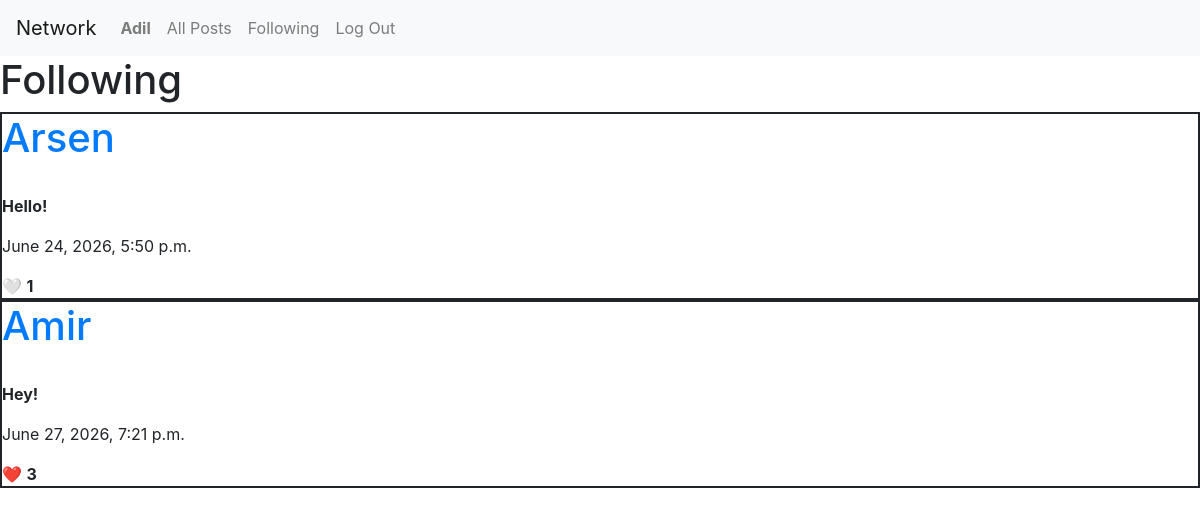
Page /following (signed in) on the committed database.
### network/models.py (models this page shows)
class User(AbstractUser):
    pass

class Post (models.Model):
    post_content = models.CharField(max_length=1000)
    timestamp = models.DateTimeField(auto_now=True)
    user = models.ForeignKey(User, on_delete=models.SET_NULL, null=True, related_name='posts')

### network/views.py (the view)
# urls.py: path("following", views.following, name="following"),
def following(request):
    follow = Follow.objects.filter(follower = request.user).values_list('following', flat=True)
    if follow:
        users = User.objects.filter(id__in= follow)
        all_posts = []
        for user in users:
            all_posts.extend(user.posts.all())
        page_obj = pagination(request, all_posts)
        following = True # user has followings
    else:
        following = False
        page_obj = ''   #page is empty because user does not have any following
    return render(request, "network/following.html", {
        'page_obj': page_obj,
        'check_follow': following,
        "check_like": check_like(request)
    })

### network/views.py (called while the page is built)
def pagination(request, posts):
    paginator = Paginator(posts, 10) # 10 posts on each page
    if request.GET.get('page')!='' and request.GET.get('page')!=None:
        page_number = int(request.GET.get('page'))
    else:
        page_number = 1
    return paginator.get_page(page_number) # all posts on that page

def check_like(request):
    if request.user.is_authenticated:
        user = Like.objects.filter(user = request.user)
        return [i.post for i in user]
    return None

### network/templates/network/following.html (shortened to what this page needs)
{% extends 'network/layout.html' %}
{% block head %}
{% load static %}
{% endblock %}
{% block body %}
<h1>Following</h1>
{% if check_follow %}
{% include "network/code.html" %}
{% else %}
<h1>No followings</h1>
{% endif %}
{% endblock %}

### network/templates/network/layout.html (shortened to what this page needs)
{% load static %}
<!DOCTYPE html>
<html lang="en">
    <head>
        <link rel="stylesheet" href="https://stackpath.bootstrapcdn.com/bootstrap/4.4.1/css/bootstrap.min.css">
        <link href="{% static 'network/styles.css' %}" rel="stylesheet">
    </head>
    <body>
        <nav class="navbar navbar-expand-lg navbar-light bg-light">
            <a class="navbar-brand" href="#">Network</a>
            <div>
              <ul class="navbar-nav mr-auto">
                {% if user.is_authenticated %}
                    <li class="nav-item">
                        <a class="nav-link" href="{% url 'profile' user.id %}"><strong>{{ user.username }}</strong></a>
                    </li>
                {% endif %}
                <li class="nav-item">
                  <a class="nav-link" href="{% url 'index' %}">All Posts</a>
                </li>
                {% if user.is_authenticated %}
                    <li class="nav-item">
                        <a class="nav-link" href="{% url 'following' %}">Following</a>
                    </li>
                    <li class="nav-item">
                        <a class="nav-link" href="{% url 'logout' %}">Log Out</a>
                    </li>
                {% endif %}
              </ul>
            </div>
          </nav>
        <div class="body">
            {% block body %}
            {% endblock %}
        </div>
    </body>
</html>

### network/templates/network/code.html (shortened to what this page needs)
<div id="allposts">
    {% for obj in page_obj %}
    <div style="border: solid 2px;">
        <h1><a href="{% url 'profile' obj.user.id %}">{{obj.user}}</a></h1> <br>
        <p><b data-id="{{obj.id}}">{{obj.post_content}}</b></p>
        <p>{{obj.timestamp}}</p>
        {% if obj in check_like and check_like %}
            <span class="red">❤️</span>
        {% else %}
            <span class="white">🤍</span>
        {% endif %}
        <b class="num_of_likes">{{obj.likepost.count}}</b>
    </div>
    {% endfor %}
</div>

### rows in the picture
User: username "Adil"
Post: user "Arsen", post_content "Hello!", timestamp "June 24, 2026, 5:50 p.m.", likepost.count "1"
Post: user "Amir", post_content "Hey!", timestamp "June 27, 2026, 7:21 p.m.", likepost.count "3"
